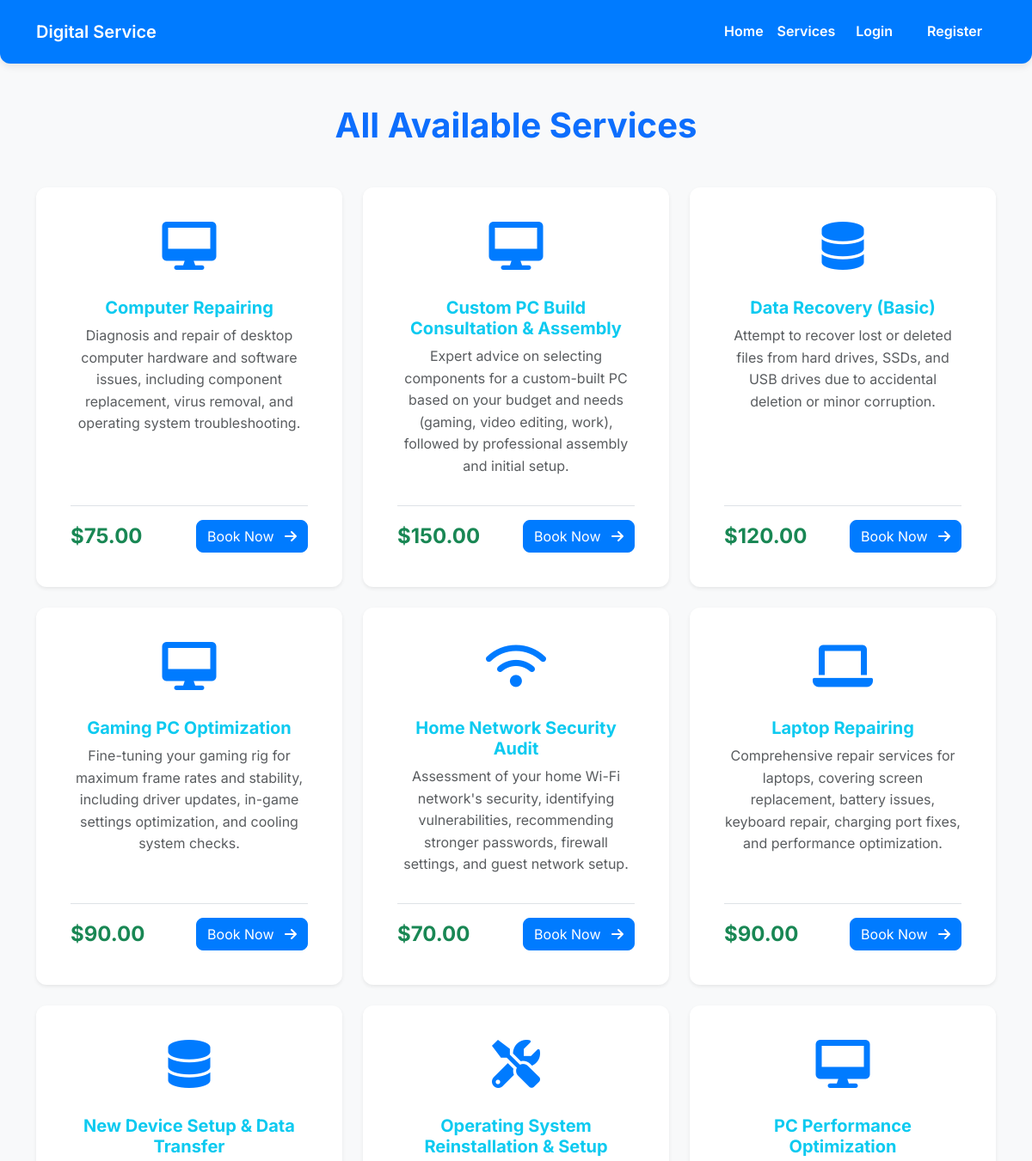
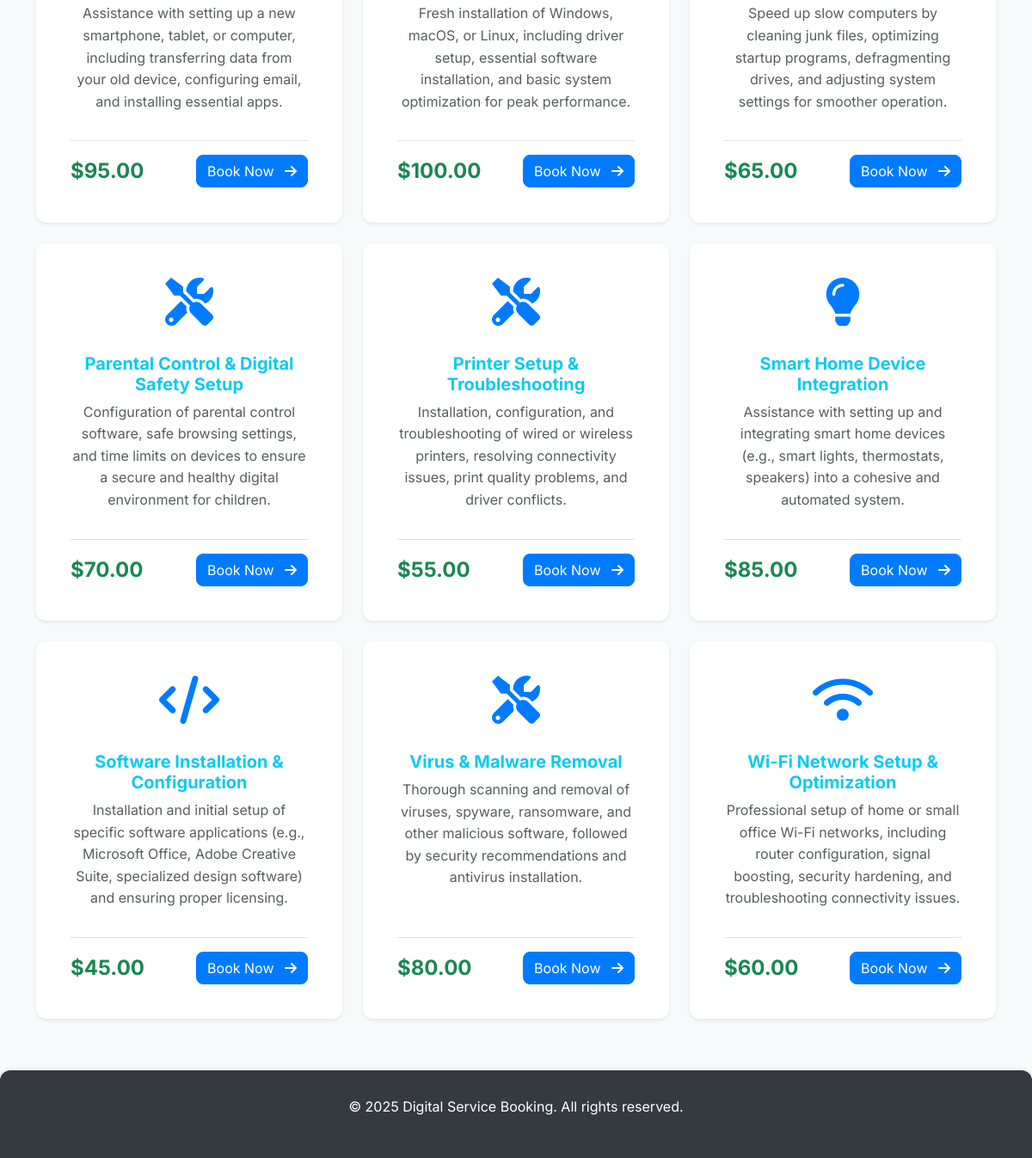
Page /services/ on the committed database (2 pictures, top to bottom).
### services/models.py (models this page shows, shortened)
class Service(models.Model):
    name = models.CharField(max_length=200)
    description = models.TextField()
    price = models.DecimalField(max_digits=10, decimal_places=2)
    class Meta:
        verbose_name = 'Service'
        verbose_name_plural = 'Services'
        ordering = ['name'] # Order services by name by default

### services/views.py (the view)
# urls.py: path('services/', views.service_list, name='service_list'),
def service_list(request):
    services = Service.objects.all()
    return render(request, 'service_list.html', {'services': services})

### templates/service_list.html (shortened to what this page needs)
{% extends 'base.html' %}
{% load static %}
{% block content %}
<h1 class="mb-5 text-center fw-bold text-primary">All Available Services</h1>
<div class="row row-cols-1 row-cols-md-2 row-cols-lg-3 g-4">
    {% for service in services %}
    <div class="col">
        <div class="card h-100 shadow-sm p-4">
            <div class="card-body d-flex flex-column">
                <div class="text-center mb-3">
                    {% if "computer" in service.name|lower or "pc" in service.name|lower %}
                        <i class="fas fa-desktop service-icon"></i>
                    {% elif "laptop" in service.name|lower %}
                        <i class="fas fa-laptop service-icon"></i>
                    {% elif "network" in service.name|lower or "wi-fi" in service.name|lower %}
                        <i class="fas fa-wifi service-icon"></i>
                    {% elif "data" in service.name|lower %}
                        <i class="fas fa-database service-icon"></i>
                    {% elif "smart home" in service.name|lower or "device" in service.name|lower %}
                        <i class="fas fa-lightbulb service-icon"></i>
                    {% elif "software" in service.name|lower %}
                        <i class="fas fa-code service-icon"></i>
                    {% elif "cloud" in service.name|lower or "backup" in service.name|lower %}
                        <i class="fas fa-cloud service-icon"></i>
                    {% else %}
                        <i class="fas fa-tools service-icon"></i>
                    {% endif %}
                </div>
                <h5 class="card-title fw-bold text-info text-center">{{ service.name }}</h5>
                <p class="card-text text-muted flex-grow-1 text-center">{{ service.description }}</p>
                <div class="d-flex justify-content-between align-items-center mt-3 pt-3 border-top">
                    <span class="fw-bold text-success fs-4">${{ service.price|floatformat:2 }}</span>
                    <a href="{% url 'book_service' service.id %}" class="btn btn-primary">Book Now <i class="fas fa-arrow-right ms-2"></i></a>
                </div>
            </div>
        </div>
    </div>
    {% empty %}
    <div class="col-12 text-center">
        <div class="alert alert-info" role="alert">
            No services are currently available. Please check back later!
        </div>
    </div>
    {% endfor %}
</div>
{% endblock %}

### templates/base.html (shortened to what this page needs)
<!DOCTYPE html>
<html lang="en">
<head>
    <link href="https://cdn.jsdelivr.net/npm/bootstrap@5.3.3/dist/css/bootstrap.min.css" rel="stylesheet" xintegrity="sha384-QWTKZyjpPEjISv5WaRU9OFeRpok6YctnYmDr5pNlyT2bRjXh0JMhjY6hW+ALEwIH">
    <link rel="stylesheet" href="https://cdnjs.cloudflare.com/ajax/libs/font-awesome/6.0.0-beta3/css/all.min.css">
</head>
<body>
    <nav class="navbar navbar-expand-lg">
        <div class="container-fluid container">
            <a class="navbar-brand" href="{% url 'home' %}">Digital Service</a>
            <div class="collapse navbar-collapse" id="navbarNav">
                <ul class="navbar-nav ms-auto">
                    <li class="nav-item">
                        <a class="nav-link" href="{% url 'home' %}">Home</a>
                    </li>
                    <li class="nav-item">
                        <a class="nav-link" href="{% url 'service_list' %}">Services</a>
                    </li>
                    {% if user.is_authenticated %}
                        {% if user.is_customer %}
                            <li class="nav-item">
                                <a class="nav-link" href="{% url 'dashboard' %}">Dashboard</a>
                            </li>
                            <li class="nav-item">
                                <a class="nav-link" href="{% url 'booking_history' %}">History</a>
                            </li>
                        {% endif %}
                        {% if user.is_admin %}
                            <li class="nav-item">
                                <a class="nav-link" href="{% url 'admin:index' %}">Admin Panel</a>
                            </li>
                        {% endif %}
                        <li class="nav-item">
                            <form action="{% url 'logout' %}" method="post" class="d-inline">
                                {% csrf_token %}
                                <button type="submit" class="nav-link btn btn-link text-white fw-semibold" style="text-decoration: none; padding: 0.5rem 1rem;">
                                    Logout ({{ user.username }})
                                </button>
                            </form>
                        </li>
                    {% else %}
                        <li class="nav-item">
                            <a class="nav-link btn btn-outline-light px-3 me-2" href="{% url 'login' %}">Login</a>
                        </li>
                        <li class="nav-item">
                            <a class="nav-link btn btn-light px-3" href="{% url 'register' %}">Register</a>
                        </li>
                    {% endif %}
                </ul>
            </div>
        </div>
    </nav>
    <div class="container mt-5">
        {% block content %}{% endblock %}
    </div>
    <footer class="text-center">
        <div class="container">
            <p>&copy; 2025 Digital Service Booking. All rights reserved.</p>
        </div>
    </footer>
</body>
</html>

### templates/base.html (style rules this page uses)
:root { --primary-color: #007bff; --secondary-color: #6c757d; --info-color: #17a2b8; --success-color: #28a745; --danger-color: #dc3545; --light-bg: #f8f9fa; --dark-text: #343a40; --border-radius-sm: 8px; --border-radius-md: 12px; --box-shadow-sm: 0 2px 4px rgba(0,0,0,.05); --box-shadow-md: 0 4px 8px rgba(0,0,0,.08); }
body { font-family: 'Inter', sans-serif; background-color: var(--light-bg); color: var(--dark-text); line-height: 1.6; }
.navbar { background-color: var(--primary-color); box-shadow: var(--box-shadow-md); border-radius: 0 0 var(--border-radius-md) var(--border-radius-md); padding: 1rem 0; }
.navbar-brand, .nav-link { color: white !important; font-weight: 600; transition: color 0.3s ease; }
.btn-primary { background-color: var(--primary-color); border-color: var(--primary-color); border-radius: var(--border-radius-sm); transition: background-color 0.3s ease, border-color 0.3s ease, transform 0.2s ease; }
.card { border-radius: var(--border-radius-md); box-shadow: var(--box-shadow-md); border: none; transition: transform 0.3s ease, box-shadow 0.3s ease; }
footer { background-color: var(--dark-text); color: white; padding: 30px 0; margin-top: 60px; border-radius: var(--border-radius-md) var(--border-radius-md) 0 0; box-shadow: 0 -2px 4px rgba(0,0,0,.05); }
.service-icon { color: var(--primary-color); font-size: 3.5rem; margin-bottom: 1rem; transition: transform 0.3s ease; }

### rows in the picture
Service: name "Computer Repairing", description "Diagnosis and repair of desktop computer hardware and software issues, including component replacement, virus removal, and operating system troubleshooting.", price "75.00"
Service: name "Custom PC Build Consultation & Assembly", description "Expert advice on selecting components for a custom-built PC based on your budget and needs (gaming, video editing, work), followed by professional assembly and initial setup.", price "150.00"
Service: name "Data Recovery (Basic)", description "Attempt to recover lost or deleted files from hard drives, SSDs, and USB drives due to accidental deletion or minor corruption.", price "120.00"
Service: name "Gaming PC Optimization", description "Fine-tuning your gaming rig for maximum frame rates and stability, including driver updates, in-game settings optimization, and cooling system checks.", price "90.00"
Service: name "Home Network Security Audit", description "Assessment of your home Wi-Fi network's security, identifying vulnerabilities, recommending stronger passwords, firewall settings, and guest network setup.", price "70.00"
Service: name "Laptop Repairing", description "Comprehensive repair services for laptops, covering screen replacement, battery issues, keyboard repair, charging port fixes, and performance optimization.", price "90.00"
Service: name "New Device Setup & Data Transfer", description "Assistance with setting up a new smartphone, tablet, or computer, including transferring data from your old device, configuring email, and installing essential apps.", price "95.00"
Service: name "Operating System Reinstallation & Setup", description "Fresh installation of Windows, macOS, or Linux, including driver setup, essential software installation, and basic system optimization for peak performance.", price "100.00"
Service: name "PC Performance Optimization", description "Speed up slow computers by cleaning junk files, optimizing startup programs, defragmenting drives, and adjusting system settings for smoother operation.", price "65.00"
Service: name "Parental Control & Digital Safety Setup", description "Configuration of parental control software, safe browsing settings, and time limits on devices to ensure a secure and healthy digital environment for children.", price "70.00"
Service: name "Printer Setup & Troubleshooting", description "Installation, configuration, and troubleshooting of wired or wireless printers, resolving connectivity issues, print quality problems, and driver conflicts.", price "55.00"
Service: name "Smart Home Device Integration", description "Assistance with setting up and integrating smart home devices (e.g., smart lights, thermostats, speakers) into a cohesive and automated system.", price "85.00"
Service: name "Software Installation & Configuration", description "Installation and initial setup of specific software applications (e.g., Microsoft Office, Adobe Creative Suite, specialized design software) and ensuring proper licensing.", price "45.00"
Service: name "Virus & Malware Removal", description "Thorough scanning and removal of viruses, spyware, ransomware, and other malicious software, followed by security recommendations and antivirus installation.", price "80.00"
Service: name "Wi-Fi Network Setup & Optimization", description "Professional setup of home or small office Wi-Fi networks, including router configuration, signal boosting, security hardening, and troubleshooting connectivity issues.", price "60.00"
